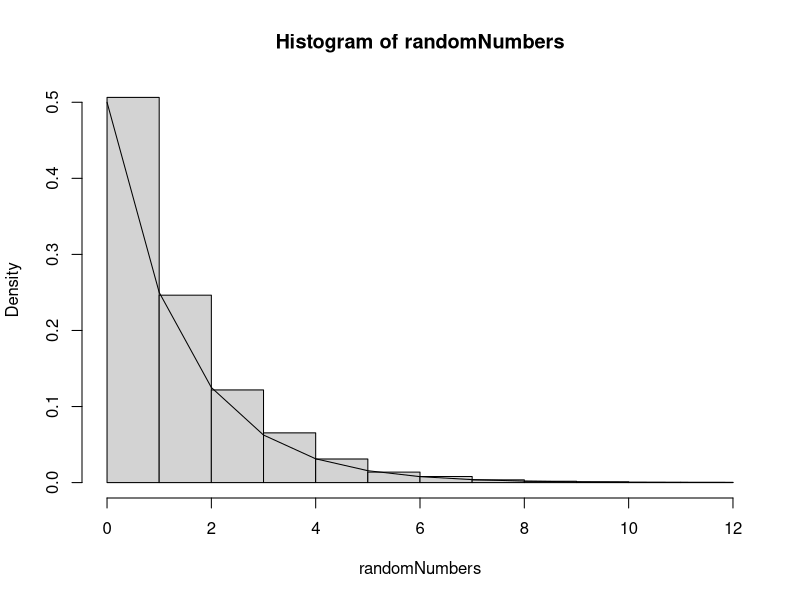

Here is the R script that generated this plot:
# Name: Christian Peters

set.seed(1234)

# used for creating permutations
library(gtools)
library(ggplot2)

# No. 1)
# ======

sampleRNG <- function(n) {
  sample(2^31, n) / 2^31
}

gapTest <- function(generator, alpha, beta, z, numSamples=1000) {
  # generate random numbers
  randomNumbers <- generator(numSamples)
  
  # get the gaps
  gaps <- integer(z + 1)
  
  curGap <- 0
  for (i in seq_along(randomNumbers)) {
    # test if the gap is broken
    if (alpha <= randomNumbers[i] && randomNumbers[i] <= beta) {
      # store the gap count at the corresponding index in the gaps vector
      # all gaps >= z are stored at the index z+1
      gapIndex <- min(curGap + 1, z + 1)
      gaps[gapIndex] <- gaps[gapIndex] + 1
      
      curGap <- 0
      next
    }
    
    # still outside the gap
    curGap <- curGap + 1
  }
  
  # calculate the probabilities for each gap
  probabilities <- double(z + 1)
  for (i in seq_along(gaps)) {
    probabilities[i] <- (beta - alpha) * (1 - beta + alpha)^(i - 1)
  }
  probabilities[z+1] <- (1 - beta + alpha)^z
  
  # do the chi-squared test
  test <- chisq.test(x=gaps, p=probabilities)
  
  return(test)
}

#print(gapTest(sampleRNG, 0.25, 0.75, 5))

permutationTest <- function(generator, elementsPerGroup, numGroups) {
  # organize the random numbers as a matrix
  randomNumbers <- matrix(generator(elementsPerGroup * numGroups),
                          nrow=elementsPerGroup, ncol=numGroups)
  
  # create vector to store the count of each permutation
  permutationCounts <- integer(factorial(elementsPerGroup))
  
  # now get the counts of each permutation
  indexPermutations <- permutations(elementsPerGroup, elementsPerGroup)
  
  for (i in seq_along(permutationCounts)) {
    # check each group if it corresponds to the current permutation
    permutationHits <- apply(randomNumbers, 2, function(group) {
      if(is.unsorted(group[indexPermutations[i, ]])) {
        return(0)
      }
      return(1)
    })
    
    # store the count
    permutationCounts[i] <- sum(permutationHits)
  }
  
  # do the chi-squared test
  test <- chisq.test(x=permutationCounts)
  
  return(test)
}

#print(permutationTest(sampleRNG, 3, 1000))

# No. 2)
# ======

sampleGeom <- function(n, prob) {
  result <- integer(n)
  for (i in seq_along(result)) {
    # do the bernoulli experiments
    numTrials <- 0
    repeat {
      rand <- sampleRNG(1)
      if (rand <= prob) {
        break
      }
      numTrials <- numTrials + 1
    }
    result[i] <- numTrials
  }
  
  return(result)
}

testGeom <- function(prob, numSamples=10000) {
  # get the random numbers
  randomNumbers <- sampleGeom(numSamples, prob)
  
  # get the 'true' density
  xReference <- seq(min(randomNumbers), max(randomNumbers))
  yReference <- dgeom(xReference, prob)
  
  # plot the results
  hist(randomNumbers, freq=FALSE, right=FALSE)
  
  lines(xReference, yReference)
}

testGeom(0.5)